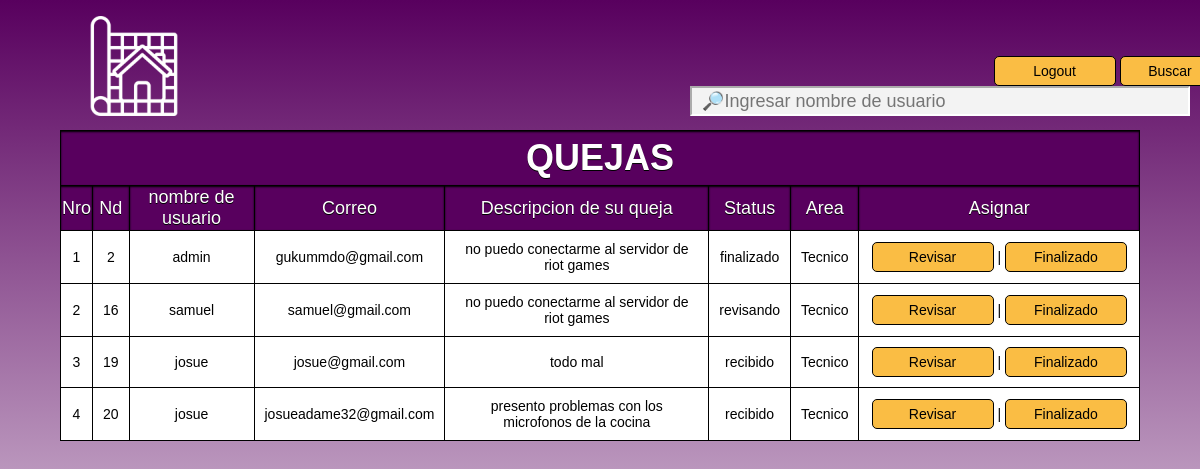
The page /empleados/tecnico/tic_tec.php on the database its author committed.
### tables this page shows
CREATE TABLE `tickets` (
  `nd` int(11) NOT NULL,
  `user` varchar(256) DEFAULT NULL,
  `correo` varchar(50) DEFAULT NULL,
  `descripcion` varchar(256) DEFAULT NULL,
  `estatus` varchar(50) DEFAULT NULL,
  `asignar` varchar(15) DEFAULT NULL
);

### empleados/tecnico/tic_tec.php (the view, shortened to what this page needs)
<?php
require ('../../conexion/conexionBD.php');
?>
<html>
<head>
</head>
<body>
    <table>
	<img src="../../img/iconosh2.png">
			<div id="barrabuscar">
		<form method="POST">
	    <a onclick="location.href='../../login/log.php'">Logout</a>
	    <input type="submit" value="Buscar" name="btnbuscar"><input type="text" name="txtbuscar" id="cajabuscar" placeholder="&#128270;Ingresar nombre de usuario">
		</form>
		</div>
		<tr><th colspan="8"><h1>QUEJAS</h1></th></tr>
			<tr>
			<th>Nro</th>
			<th>Nd</th>
            <th>nombre de usuario</th>
            <th>Correo</th>
            <th>Descripcion de su queja</th>
            <th>Status</th>
            <th>Area</th>
            <th>Asignar</th>
			</tr>
        <?php
if(isset($_POST['btnbuscar']))
{
$buscar = $_POST['txtbuscar'];
$queryusuarios = mysqli_query($conexion, "SELECT nd,user,correo,descripcion,estatus, asignar FROM tickets where asignar='Tecnico' and user like '".$buscar."%'");
}
else
{
$queryusuarios = mysqli_query($conexion, "SELECT * FROM tickets where asignar='Tecnico' ORDER BY nd asc");
}
		$numerofila = 0;
        while($mostrar = mysqli_fetch_array($queryusuarios))
		{    $numerofila++;
			echo "<tr>";
			echo "<td>".$numerofila."</td>";
            echo "<td>".$mostrar['nd']."</td>";
            echo "<td>".$mostrar['user']."</td>";
            echo "<td>".$mostrar['correo']."</td>";
			echo "<td>".$mostrar['descripcion']."</td>";
			echo "<td>".$mostrar['estatus']."</td>";
			echo "<td>".$mostrar['asignar']."</td>";
            echo "<td style='width:26%'><a href=\"revizando_tic.php?nd=$mostrar[nd]\" onClick=\"return confirm('Favor de leer correctamente el reporte del cliente $mostrar[user]')\">Revisar</a> | <a href=\"finalizar_tic.php?nd=$mostrar[nd]\" onClick=\"return confirm('Gracias por completar el reporte en tiempo y forma del cliente $mostrar[user]')\">Finalizado</a></td>";
		}
        ?>
    </table>
</body>
</html>

### empleados/tecnico/tic_tec.php (style rules this page uses)
body { background: linear-gradient(to bottom, #58005E, white); font-family: sans-serif; margin:0; padding:0; height: 100%; width: 100%; display: flex; flex-direction: column; }
table { text-align:center; width: 90%; border-collapse: collapse; border: 1px solid black; margin:50px auto; background: white; position: absolute; top: 10%; left: 5%; }
th { background: #58005E; height: 40px; font-weight: lighter; text-shadow: 0 1px 0 black; color: white; border: 1px solid black; box-shadow: inset 0px 1px 2px black; transition: all 0.2s; font-size: 18px; }
tr { border-bottom: 1px solid black; width:100%; }
td { border: 1px solid black; padding: 10px; transition: all 0.2s; font-size: 14px; }
a,input[type="submit"],button { font-size: 14px; text-align:center; width: 100px; display: inline-block; background-color:#FABD44; padding: 6px 10px; border-radius:5px; text-decoration: none; color:black; border:1px solid black; cursor:pointer; }
h1 { font-family: sans-serif; margin:5px; }
img { position: absolute; top: 2%; left: 5%; width:100px; height:100px; float:left; position:absolute; margin-left:2%; }
#barrabuscar { color:white; text-align:right; position: absolute; left: 55%; top: 5%; }
#cajabuscar { width:500px; height:30px; font-size:18px; background-color:#f3f3f3; border-color:white; padding-left:10px; margin: 0px 30px; }

### rows shown on the page
tickets: nd "2", user "admin", correo "gukummdo@gmail.com", descripcion "no puedo conectarme al servidor de riot games", estatus "finalizado", asignar "Tecnico"
tickets: nd "16", user "samuel", correo "samuel@gmail.com", descripcion "no puedo conectarme al servidor de riot games", estatus "revisando", asignar "Tecnico"
tickets: nd "19", user "josue", correo "josue@gmail.com", descripcion "todo mal", estatus "recibido", asignar "Tecnico"
tickets: nd "20", user "josue", correo "josueadame32@gmail.com", descripcion "presento problemas con los microfonos de la cocina", estatus "recibido", asignar "Tecnico"
